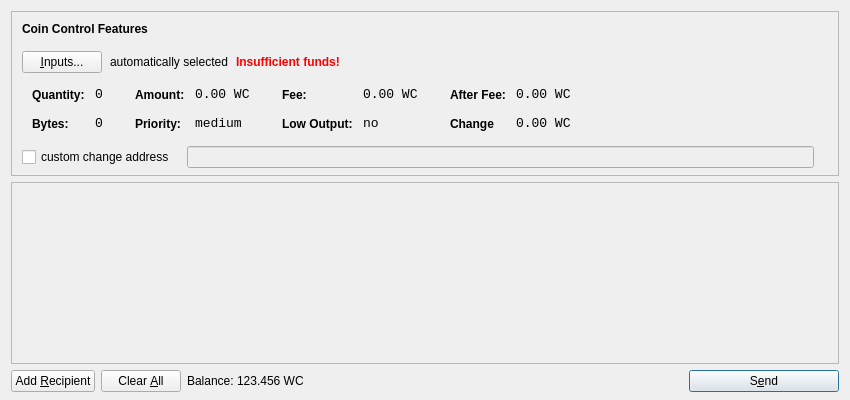
<?xml version="1.0" encoding="UTF-8"?>
<ui version="4.0">
 <class>SendCoinsDialog</class>
 <widget class="QDialog" name="SendCoinsDialog">
  <property name="geometry">
   <rect>
    <x>0</x>
    <y>0</y>
    <width>850</width>
    <height>400</height>
   </rect>
  </property>
  <property name="windowTitle">
   <string>Send Coins</string>
  </property>
  <layout class="QVBoxLayout" name="verticalLayout" stretch="0,1,0">
   <property name="bottomMargin">
    <number>8</number>
   </property>
   <item>
    <widget class="QFrame" name="frameCoinControl">
     <property name="sizePolicy">
      <sizepolicy hsizetype="Expanding" vsizetype="Expanding">
       <horstretch>0</horstretch>
       <verstretch>0</verstretch>
      </sizepolicy>
     </property>
     <property name="maximumSize">
      <size>
       <width>16777215</width>
       <height>16777215</height>
      </size>
     </property>
     <property name="frameShape">
      <enum>QFrame::StyledPanel</enum>
     </property>
     <property name="frameShadow">
      <enum>QFrame::Sunken</enum>
     </property>
     <layout class="QVBoxLayout" name="verticalLayoutCoinControl2">
      <property name="spacing">
       <number>6</number>
      </property>
      <property name="leftMargin">
       <number>0</number>
      </property>
      <property name="topMargin">
       <number>0</number>
      </property>
      <property name="rightMargin">
       <number>0</number>
      </property>
      <property name="bottomMargin">
       <number>6</number>
      </property>
      <item>
       <layout class="QVBoxLayout" name="verticalLayoutCoinControl" stretch="0,0,0,0,1">
        <property name="spacing">
         <number>0</number>
        </property>
        <property name="leftMargin">
         <number>10</number>
        </property>
        <property name="topMargin">
         <number>10</number>
        </property>
        <item>
         <layout class="QHBoxLayout" name="horizontalLayoutCoinControl1">
          <property name="bottomMargin">
           <number>15</number>
          </property>
          <item>
           <widget class="QLabel" name="labelCoinControlFeatures">
            <property name="sizePolicy">
             <sizepolicy hsizetype="Preferred" vsizetype="Maximum">
              <horstretch>0</horstretch>
              <verstretch>0</verstretch>
             </sizepolicy>
            </property>
            <property name="font">
             <font>
              <weight>75</weight>
              <bold>true</bold>
             </font>
            </property>
            <property name="styleSheet">
             <string notr="true">font-weight:bold;</string>
            </property>
            <property name="text">
             <string>Coin Control Features</string>
            </property>
           </widget>
          </item>
         </layout>
        </item>
        <item>
         <layout class="QHBoxLayout" name="horizontalLayoutCoinControl2" stretch="0,0,0,0">
          <property name="spacing">
           <number>8</number>
          </property>
          <property name="bottomMargin">
           <number>10</number>
          </property>
          <item>
           <widget class="QPushButton" name="pushButtonCoinControl">
            <property name="styleSheet">
             <string notr="true"/>
            </property>
            <property name="text">
             <string>&amp;Inputs...</string>
            </property>
           </widget>
          </item>
          <item>
           <widget class="QLabel" name="labelCoinControlAutomaticallySelected">
            <property name="text">
             <string>automatically selected</string>
            </property>
            <property name="margin">
             <number>5</number>
            </property>
           </widget>
          </item>
          <item>
           <widget class="QLabel" name="labelCoinControlInsuffFunds">
            <property name="font">
             <font>
              <weight>75</weight>
              <bold>true</bold>
             </font>
            </property>
            <property name="styleSheet">
             <string notr="true">color:red;font-weight:bold;</string>
            </property>
            <property name="text">
             <string>Insufficient funds!</string>
            </property>
            <property name="margin">
             <number>5</number>
            </property>
           </widget>
          </item>
          <item>
           <spacer name="horizontalSpacerCoinControl">
            <property name="orientation">
             <enum>Qt::Horizontal</enum>
            </property>
            <property name="sizeHint" stdset="0">
             <size>
              <width>40</width>
              <height>1</height>
             </size>
            </property>
           </spacer>
          </item>
         </layout>
        </item>
        <item>
         <widget class="QWidget" name="widgetCoinControl" native="true">
          <property name="sizePolicy">
           <sizepolicy hsizetype="Preferred" vsizetype="Preferred">
            <horstretch>0</horstretch>
            <verstretch>0</verstretch>
           </sizepolicy>
          </property>
          <property name="minimumSize">
           <size>
            <width>0</width>
            <height>0</height>
           </size>
          </property>
          <property name="styleSheet">
           <string notr="true"/>
          </property>
          <layout class="QHBoxLayout" name="horizontalLayoutCoinControl5">
           <property name="leftMargin">
            <number>0</number>
           </property>
           <property name="topMargin">
            <number>0</number>
           </property>
           <property name="rightMargin">
            <number>0</number>
           </property>
           <property name="bottomMargin">
            <number>0</number>
           </property>
           <item>
            <layout class="QHBoxLayout" name="horizontalLayoutCoinControl3" stretch="0,0,0,1">
             <property name="spacing">
              <number>20</number>
             </property>
             <property name="topMargin">
              <number>0</number>
             </property>
             <property name="bottomMargin">
              <number>10</number>
             </property>
             <item>
              <layout class="QFormLayout" name="formLayoutCoinControl1">
               <property name="horizontalSpacing">
                <number>10</number>
               </property>
               <property name="verticalSpacing">
                <number>14</number>
               </property>
               <property name="leftMargin">
                <number>10</number>
               </property>
               <property name="topMargin">
                <number>4</number>
               </property>
               <property name="rightMargin">
                <number>6</number>
               </property>
               <item row="0" column="0">
                <widget class="QLabel" name="labelCoinControlQuantityText">
                 <property name="styleSheet">
                  <string notr="true">font-weight:bold;</string>
                 </property>
                 <property name="text">
                  <string>Quantity:</string>
                 </property>
                 <property name="margin">
                  <number>0</number>
                 </property>
                </widget>
               </item>
               <item row="0" column="1">
                <widget class="QLabel" name="labelCoinControlQuantity">
                 <property name="font">
                  <font>
                   <family>Monospace</family>
                   <pointsize>10</pointsize>
                  </font>
                 </property>
                 <property name="cursor">
                  <cursorShape>IBeamCursor</cursorShape>
                 </property>
                 <property name="contextMenuPolicy">
                  <enum>Qt::ActionsContextMenu</enum>
                 </property>
                 <property name="text">
                  <string>0</string>
                 </property>
                 <property name="margin">
                  <number>0</number>
                 </property>
                 <property name="textInteractionFlags">
                  <set>Qt::LinksAccessibleByMouse|Qt::TextSelectableByKeyboard|Qt::TextSelectableByMouse</set>
                 </property>
                </widget>
               </item>
               <item row="1" column="0">
                <widget class="QLabel" name="labelCoinControlBytesText">
                 <property name="styleSheet">
                  <string notr="true">font-weight:bold;</string>
                 </property>
                 <property name="text">
                  <string>Bytes:</string>
                 </property>
                </widget>
               </item>
               <item row="1" column="1">
                <widget class="QLabel" name="labelCoinControlBytes">
                 <property name="font">
                  <font>
                   <family>Monospace</family>
                   <pointsize>10</pointsize>
                  </font>
                 </property>
                 <property name="cursor">
                  <cursorShape>IBeamCursor</cursorShape>
                 </property>
                 <property name="contextMenuPolicy">
                  <enum>Qt::ActionsContextMenu</enum>
                 </property>
                 <property name="text">
                  <string>0</string>
                 </property>
                 <property name="textInteractionFlags">
                  <set>Qt::LinksAccessibleByMouse|Qt::TextSelectableByKeyboard|Qt::TextSelectableByMouse</set>
                 </property>
                </widget>
               </item>
              </layout>
             </item>
             <item>
              <layout class="QFormLayout" name="formLayoutCoinControl2">
               <property name="horizontalSpacing">
                <number>10</number>
               </property>
               <property name="verticalSpacing">
                <number>14</number>
               </property>
               <property name="leftMargin">
                <number>6</number>
               </property>
               <property name="topMargin">
                <number>4</number>
               </property>
               <property name="rightMargin">
                <number>6</number>
               </property>
               <item row="0" column="0">
                <widget class="QLabel" name="labelCoinControlAmountText">
                 <property name="styleSheet">
                  <string notr="true">font-weight:bold;</string>
                 </property>
                 <property name="text">
                  <string>Amount:</string>
                 </property>
                 <property name="margin">
                  <number>0</number>
                 </property>
                </widget>
               </item>
               <item row="0" column="1">
                <widget class="QLabel" name="labelCoinControlAmount">
                 <property name="font">
                  <font>
                   <family>Monospace</family>
                   <pointsize>10</pointsize>
                  </font>
                 </property>
                 <property name="cursor">
                  <cursorShape>IBeamCursor</cursorShape>
                 </property>
                 <property name="contextMenuPolicy">
                  <enum>Qt::ActionsContextMenu</enum>
                 </property>
                 <property name="text">
                  <string>0.00 WC</string>
                 </property>
                 <property name="textInteractionFlags">
                  <set>Qt::LinksAccessibleByMouse|Qt::TextSelectableByKeyboard|Qt::TextSelectableByMouse</set>
                 </property>
                </widget>
               </item>
               <item row="1" column="0">
                <widget class="QLabel" name="labelCoinControlPriorityText">
                 <property name="styleSheet">
                  <string notr="true">font-weight:bold;</string>
                 </property>
                 <property name="text">
                  <string>Priority:</string>
                 </property>
                </widget>
               </item>
               <item row="1" column="1">
                <widget class="QLabel" name="labelCoinControlPriority">
                 <property name="font">
                  <font>
                   <family>Monospace</family>
                   <pointsize>10</pointsize>
                  </font>
                 </property>
                 <property name="cursor">
                  <cursorShape>IBeamCursor</cursorShape>
                 </property>
                 <property name="contextMenuPolicy">
                  <enum>Qt::ActionsContextMenu</enum>
                 </property>
                 <property name="text">
                  <string>medium</string>
                 </property>
                 <property name="textInteractionFlags">
                  <set>Qt::LinksAccessibleByMouse|Qt::TextSelectableByKeyboard|Qt::TextSelectableByMouse</set>
                 </property>
                </widget>
               </item>
              </layout>
             </item>
             <item>
              <layout class="QFormLayout" name="formLayoutCoinControl3">
               <property name="horizontalSpacing">
                <number>10</number>
               </property>
               <property name="verticalSpacing">
                <number>14</number>
               </property>
               <property name="leftMargin">
                <number>6</number>
               </property>
               <property name="topMargin">
                <number>4</number>
               </property>
               <property name="rightMargin">
                <number>6</number>
               </property>
               <item row="0" column="0">
                <widget class="QLabel" name="labelCoinControlFeeText">
                 <property name="styleSheet">
                  <string notr="true">font-weight:bold;</string>
                 </property>
                 <property name="text">
                  <string>Fee:</string>
                 </property>
                 <property name="margin">
                  <number>0</number>
                 </property>
                </widget>
               </item>
               <item row="0" column="1">
                <widget class="QLabel" name="labelCoinControlFee">
                 <property name="font">
                  <font>
                   <family>Monospace</family>
                   <pointsize>10</pointsize>
                  </font>
                 </property>
                 <property name="cursor">
                  <cursorShape>IBeamCursor</cursorShape>
                 </property>
                 <property name="contextMenuPolicy">
                  <enum>Qt::ActionsContextMenu</enum>
                 </property>
                 <property name="text">
                  <string>0.00 WC</string>
                 </property>
                 <property name="textInteractionFlags">
                  <set>Qt::LinksAccessibleByMouse|Qt::TextSelectableByKeyboard|Qt::TextSelectableByMouse</set>
                 </property>
                </widget>
               </item>
               <item row="1" column="0">
                <widget class="QLabel" name="labelCoinControlLowOutputText">
                 <property name="styleSheet">
                  <string notr="true">font-weight:bold;</string>
                 </property>
                 <property name="text">
                  <string>Low Output:</string>
                 </property>
                </widget>
               </item>
               <item row="1" column="1">
                <widget class="QLabel" name="labelCoinControlLowOutput">
                 <property name="font">
                  <font>
                   <family>Monospace</family>
                   <pointsize>10</pointsize>
                  </font>
                 </property>
                 <property name="cursor">
                  <cursorShape>IBeamCursor</cursorShape>
                 </property>
                 <property name="contextMenuPolicy">
                  <enum>Qt::ActionsContextMenu</enum>
                 </property>
                 <property name="text">
                  <string>no</string>
                 </property>
                 <property name="textInteractionFlags">
                  <set>Qt::LinksAccessibleByMouse|Qt::TextSelectableByKeyboard|Qt::TextSelectableByMouse</set>
                 </property>
                </widget>
               </item>
              </layout>
             </item>
             <item>
              <layout class="QFormLayout" name="formLayoutCoinControl4">
               <property name="horizontalSpacing">
                <number>10</number>
               </property>
               <property name="verticalSpacing">
                <number>14</number>
               </property>
               <property name="leftMargin">
                <number>6</number>
               </property>
               <property name="topMargin">
                <number>4</number>
               </property>
               <property name="rightMargin">
                <number>6</number>
               </property>
               <item row="0" column="0">
                <widget class="QLabel" name="labelCoinControlAfterFeeText">
                 <property name="styleSheet">
                  <string notr="true">font-weight:bold;</string>
                 </property>
                 <property name="text">
                  <string>After Fee:</string>
                 </property>
                 <property name="margin">
                  <number>0</number>
                 </property>
                </widget>
               </item>
               <item row="0" column="1">
                <widget class="QLabel" name="labelCoinControlAfterFee">
                 <property name="font">
                  <font>
                   <family>Monospace</family>
                   <pointsize>10</pointsize>
                  </font>
                 </property>
                 <property name="cursor">
                  <cursorShape>IBeamCursor</cursorShape>
                 </property>
                 <property name="contextMenuPolicy">
                  <enum>Qt::ActionsContextMenu</enum>
                 </property>
                 <property name="text">
                  <string>0.00 WC</string>
                 </property>
                 <property name="textInteractionFlags">
                  <set>Qt::LinksAccessibleByMouse|Qt::TextSelectableByKeyboard|Qt::TextSelectableByMouse</set>
                 </property>
                </widget>
               </item>
               <item row="1" column="0">
                <widget class="QLabel" name="labelCoinControlChangeText">
                 <property name="styleSheet">
                  <string notr="true">font-weight:bold;</string>
                 </property>
                 <property name="text">
                  <string>Change</string>
                 </property>
                </widget>
               </item>
               <item row="1" column="1">
                <widget class="QLabel" name="labelCoinControlChange">
                 <property name="font">
                  <font>
                   <family>Monospace</family>
                   <pointsize>10</pointsize>
                  </font>
                 </property>
                 <property name="cursor">
                  <cursorShape>IBeamCursor</cursorShape>
                 </property>
                 <property name="contextMenuPolicy">
                  <enum>Qt::ActionsContextMenu</enum>
                 </property>
                 <property name="text">
                  <string>0.00 WC</string>
                 </property>
                 <property name="textInteractionFlags">
                  <set>Qt::LinksAccessibleByMouse|Qt::TextSelectableByKeyboard|Qt::TextSelectableByMouse</set>
                 </property>
                </widget>
               </item>
              </layout>
             </item>
            </layout>
           </item>
          </layout>
         </widget>
        </item>
        <item>
         <layout class="QHBoxLayout" name="horizontalLayoutCoinControl4" stretch="0,0,0">
          <property name="spacing">
           <number>12</number>
          </property>
          <property name="sizeConstraint">
           <enum>QLayout::SetDefaultConstraint</enum>
          </property>
          <property name="topMargin">
           <number>5</number>
          </property>
          <property name="rightMargin">
           <number>5</number>
          </property>
          <item>
           <widget class="QCheckBox" name="checkBoxCoinControlChange">
            <property name="text">
             <string>custom change address</string>
            </property>
           </widget>
          </item>
          <item>
           <widget class="QLineEdit" name="lineEditCoinControlChange">
            <property name="enabled">
             <bool>false</bool>
            </property>
            <property name="sizePolicy">
             <sizepolicy hsizetype="Expanding" vsizetype="Fixed">
              <horstretch>0</horstretch>
              <verstretch>0</verstretch>
             </sizepolicy>
            </property>
           </widget>
          </item>
          <item>
           <widget class="QLabel" name="labelCoinControlChangeLabel">
            <property name="sizePolicy">
             <sizepolicy hsizetype="Preferred" vsizetype="Expanding">
              <horstretch>0</horstretch>
              <verstretch>0</verstretch>
             </sizepolicy>
            </property>
            <property name="minimumSize">
             <size>
              <width>0</width>
              <height>0</height>
             </size>
            </property>
            <property name="text">
             <string/>
            </property>
            <property name="margin">
             <number>3</number>
            </property>
           </widget>
          </item>
         </layout>
        </item>
        <item>
         <spacer name="verticalSpacerCoinControl">
          <property name="orientation">
           <enum>Qt::Vertical</enum>
          </property>
          <property name="sizeHint" stdset="0">
           <size>
            <width>800</width>
            <height>1</height>
           </size>
          </property>
         </spacer>
        </item>
       </layout>
      </item>
     </layout>
    </widget>
   </item>
   <item>
    <widget class="QScrollArea" name="scrollArea">
     <property name="widgetResizable">
      <bool>true</bool>
     </property>
     <widget class="QWidget" name="scrollAreaWidgetContents">
      <property name="geometry">
       <rect>
        <x>0</x>
        <y>0</y>
        <width>830</width>
        <height>173</height>
       </rect>
      </property>
      <layout class="QVBoxLayout" name="verticalLayout_2">
       <property name="leftMargin">
        <number>0</number>
       </property>
       <property name="topMargin">
        <number>0</number>
       </property>
       <property name="rightMargin">
        <number>0</number>
       </property>
       <property name="bottomMargin">
        <number>0</number>
       </property>
       <item>
        <layout class="QVBoxLayout" name="entries">
         <property name="spacing">
          <number>6</number>
         </property>
        </layout>
       </item>
       <item>
        <spacer name="verticalSpacer">
         <property name="orientation">
          <enum>Qt::Vertical</enum>
         </property>
         <property name="sizeHint" stdset="0">
          <size>
           <width>20</width>
           <height>40</height>
          </size>
         </property>
        </spacer>
       </item>
      </layout>
     </widget>
    </widget>
   </item>
   <item>
    <layout class="QHBoxLayout" name="horizontalLayout">
     <item>
      <widget class="QPushButton" name="addButton">
       <property name="toolTip">
        <string>Send to multiple recipients at once</string>
       </property>
       <property name="text">
        <string>Add &amp;Recipient</string>
       </property>
       <property name="icon">
        <iconset resource="../bitcoin.qrc">
         <normaloff>:/icons/add</normaloff>:/icons/add</iconset>
       </property>
       <property name="autoDefault">
        <bool>false</bool>
       </property>
      </widget>
     </item>
     <item>
      <widget class="QPushButton" name="clearButton">
       <property name="sizePolicy">
        <sizepolicy hsizetype="Minimum" vsizetype="Fixed">
         <horstretch>0</horstretch>
         <verstretch>0</verstretch>
        </sizepolicy>
       </property>
       <property name="toolTip">
        <string>Remove all transaction fields</string>
       </property>
       <property name="text">
        <string>Clear &amp;All</string>
       </property>
       <property name="icon">
        <iconset resource="../bitcoin.qrc">
         <normaloff>:/icons/remove</normaloff>:/icons/remove</iconset>
       </property>
       <property name="autoRepeatDelay">
        <number>300</number>
       </property>
       <property name="autoDefault">
        <bool>false</bool>
       </property>
      </widget>
     </item>
     <item>
      <layout class="QHBoxLayout" name="horizontalLayout_2">
       <property name="spacing">
        <number>3</number>
       </property>
       <item>
        <widget class="QLabel" name="label">
         <property name="text">
          <string>Balance:</string>
         </property>
        </widget>
       </item>
       <item>
        <widget class="QLabel" name="labelBalance">
         <property name="cursor">
          <cursorShape>IBeamCursor</cursorShape>
         </property>
         <property name="text">
          <string>123.456 WC</string>
         </property>
         <property name="textInteractionFlags">
          <set>Qt::LinksAccessibleByMouse|Qt::TextSelectableByKeyboard|Qt::TextSelectableByMouse</set>
         </property>
        </widget>
       </item>
      </layout>
     </item>
     <item>
      <spacer name="horizontalSpacer">
       <property name="orientation">
        <enum>Qt::Horizontal</enum>
       </property>
       <property name="sizeHint" stdset="0">
        <size>
         <width>40</width>
         <height>20</height>
        </size>
       </property>
      </spacer>
     </item>
     <item>
      <widget class="QPushButton" name="sendButton">
       <property name="minimumSize">
        <size>
         <width>150</width>
         <height>0</height>
        </size>
       </property>
       <property name="toolTip">
        <string>Confirm the send action</string>
       </property>
       <property name="text">
        <string>S&amp;end</string>
       </property>
       <property name="icon">
        <iconset resource="../bitcoin.qrc">
         <normaloff>:/icons/send</normaloff>:/icons/send</iconset>
       </property>
       <property name="default">
        <bool>true</bool>
       </property>
      </widget>
     </item>
    </layout>
   </item>
  </layout>
 </widget>
 <resources>
  <include location="../bitcoin.qrc"/>
 </resources>
 <connections/>
</ui>
